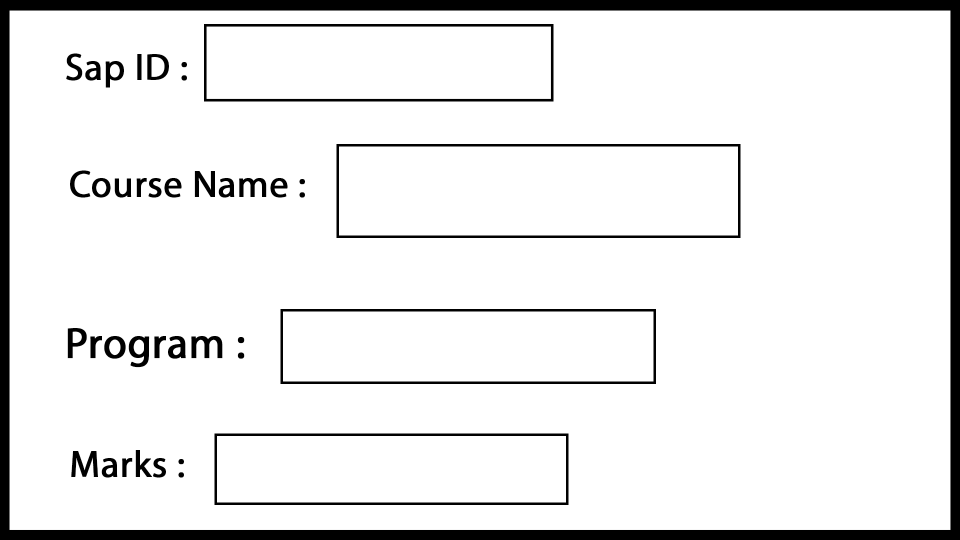
#> input picture Face Recognition/Form.jpg, 1920 x 1080 px (shown at 1/2 size)
$ python crop_image.py
#> lines starting #> are read from the running program, lines starting #| are printed output that depends on the picture
import cv2
import numpy as np

im = cv2.imread("Form.jpg")
#> im is the input picture: shape (1080, 1920, 3); min 0, max 255, mean 233.1
im  = cv2.resize(im, (960, 540))
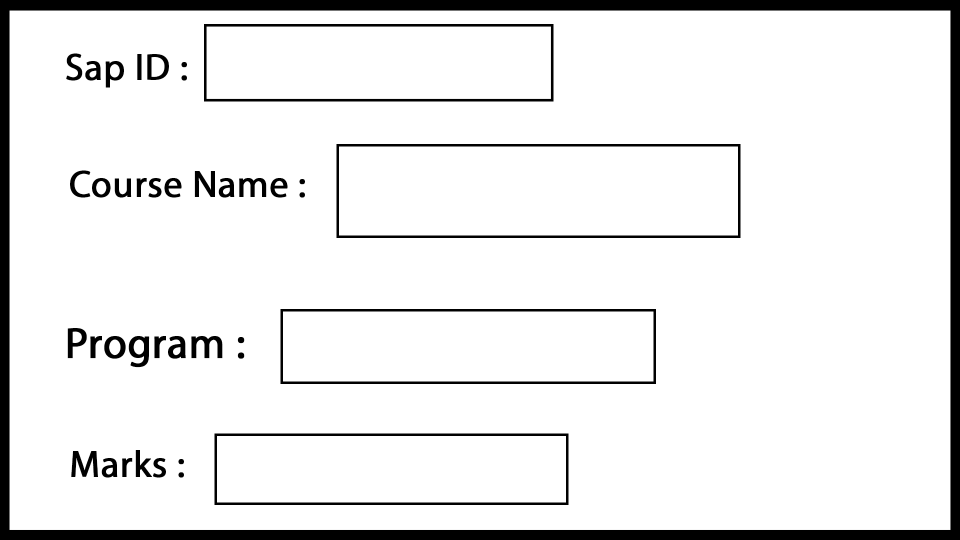
#> im: shape (540, 960, 3); min 0, max 255, mean 233.1
cv2.rectangle(im, (207, 25), (552, 102), (0, 255, 0), 3)
cv2.rectangle(im, (340, 145), (738, 236), (0, 255, 0), 3)
cv2.rectangle(im, (282, 312), (655, 383), (0, 255, 0), 3)
cv2.rectangle(im, (217, 435), (566, 503), (0, 255, 0), 3)
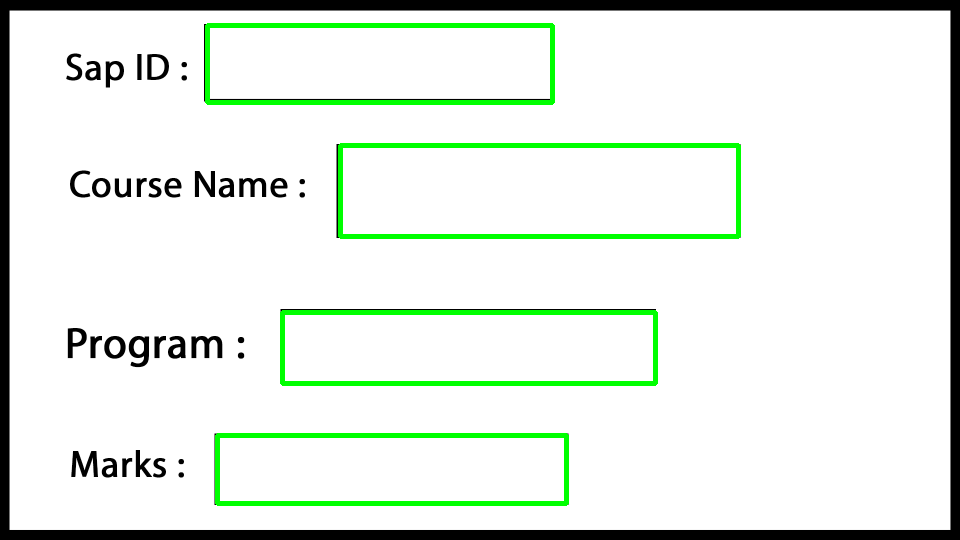
#> im: shape (540, 960, 3); mean B, G, R 228.3, 237, 228.3
sapId = im[28:100, 210:550]
courseName = im[148:234, 343:736]
#> courseName: shape (86, 393, 3); every value is 255
program = im[ 315:381, 285:653]
#> program: shape (66, 368, 3); every value is 255
marks = im[438:501, 220:564]
#> marks: shape (63, 344, 3); every value is 255
cv2.imwrite("cropped_folder/sapid.jpg", sapId)
cv2.imwrite("cropped_folder/courseName.jpg", courseName)
cv2.imwrite("cropped_folder/program.jpg", program)
cv2.imwrite("cropped_folder/marks.jpg", marks)
# cv2.imshow("Scanned form", im)
# cv2.waitKey()
